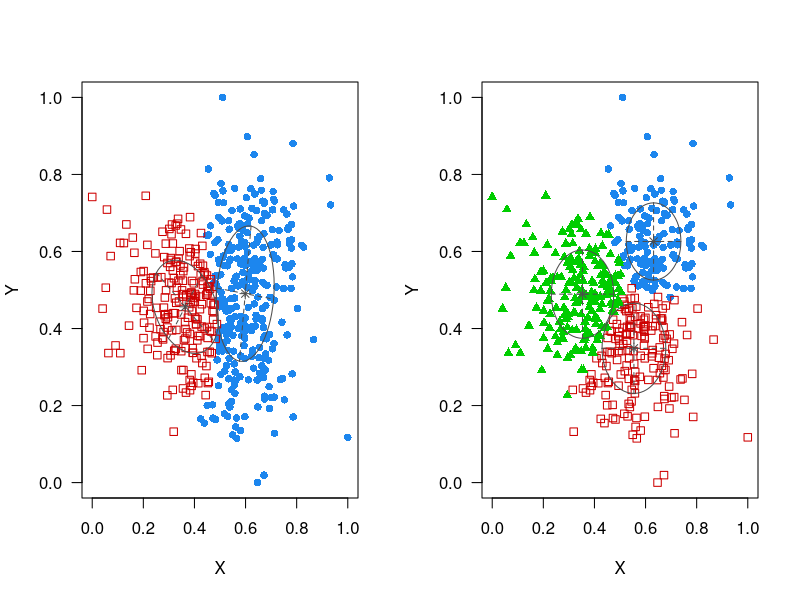
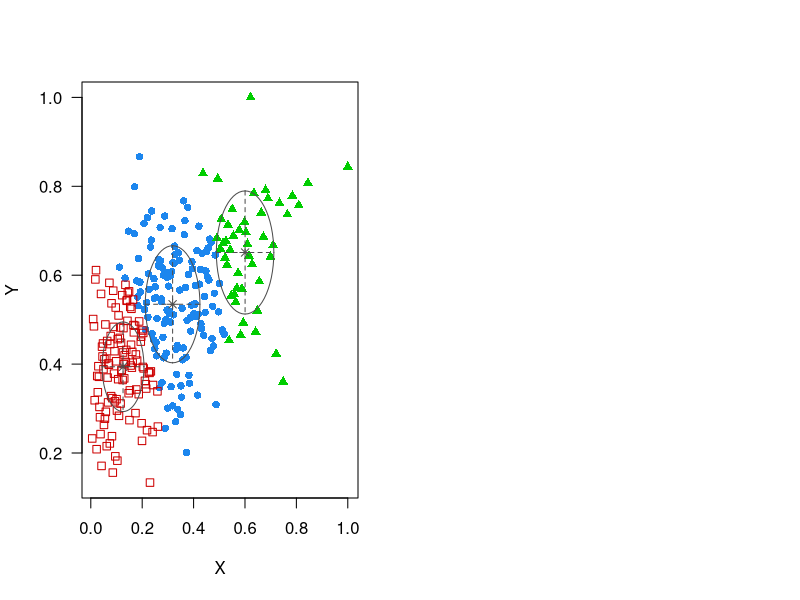

R code for these plots, in order:
## ---- chunk 1
#| label: fig-different-solutions
#| fig-width: 8
#| fig-height: 3.8
#| fig-cap: "Two different but equally well-fitting Gaussian mixtures applied to the same data. In the left panel, the solution has two Gaussian components, within each of which the two variables are somewhat correlated. In the right panel, the solution has three Gaussian components, within each of which the variables are not correlated."

suppressPackageStartupMessages({
  library(MASS)
  library(mclust)
})

squish <- function(x) (x - min(x))/(max(x) - min(x))

set.seed(17+09+2026)

par(las = 1)
op <- par(no.readonly = TRUE)
par(mfrow = c(1, 2), cex = 0.4)

squish <- function(x) (x - min(x))/(max(x) - min(x))
to_unif <- function(x) rank(x)/length(x)

n <- 500
d1 <- mvrnorm(n * 0.7, c(0, 0), Sigma = rbind(c(1, -0.4), c(-0.4, 1)))
d2 <- mvrnorm(n * 0.3, c(1, 1), Sigma = rbind(c(0.5, 0.1), c(0.1, 0.6)))
d <- rbind(d1, d2)
d[, 1] <- squish(d[, 1])
d[, 2] <- squish(d[, 2])
colnames(d) <- c("X", "Y")

op <- par(no.readonly = TRUE)
par(mfrow = c(1, 2))
gmm <- Mclust(d, 1:9, "VVV")
plot(gmm, "classification")

lap <- Mclust(d, 1:9, "VEI")
plot(lap, "classification")
par(op)
## ---- chunk 2
#| label: fig-lpa
#| fig-width: 6
#| fig-height: 6
#| fig-cap: "A visualisation of a LPA fit."
set.seed(18+09+2026)
n <- 300
d <- mvrnorm(n, c(0, 0), Sigma = rbind(c(3, 0.7*sqrt(3)), c(0.8, 1)))
d[, 1] <- to_unif(d[, 1])
d[, 2] <- to_unif(d[, 2])
d[, 2] <- qbeta(d[, 2], 5, 5)
d[, 1] <- qbeta(d[, 1], 1.4, 3.4)
colnames(d) <- c("X", "Y")

par(las = 1)
lap <- Mclust(d, 1:9, "VEI")
plot(lap, "classification")
